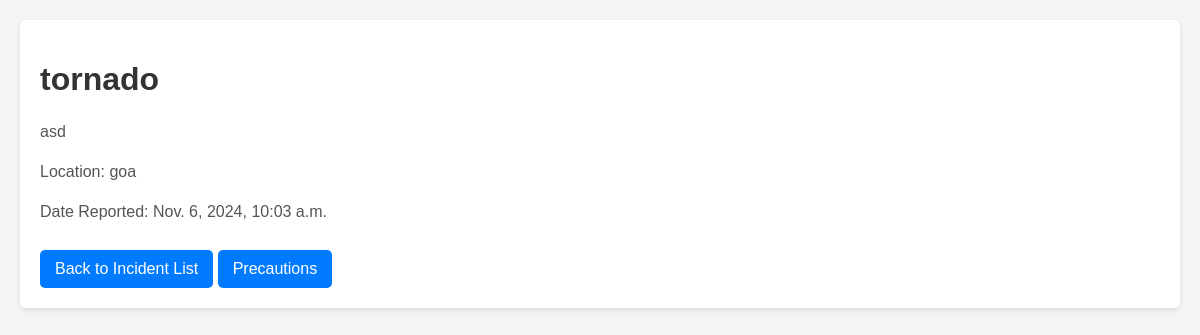
The app's page /incident/3/ with its own data.
### SecureZone/models.py (models this page shows)
class Incident(models.Model):
    title = models.CharField(max_length=200)
    description = models.TextField()
    location = models.CharField(max_length=200)
    date_reported = models.DateTimeField(auto_now_add=True)

### SecureZone/views.py (the view)
# urls.py: path('incident/<int:pk>/', views.incident_detail, name='incident_detail'),
def incident_detail(request, pk):
    incident = get_object_or_404(Incident, pk=pk)
    return render(request, 'incident_detail.html', {'incident': incident})

### templates/incident_detail.html (shortened to what this page needs)
<!DOCTYPE html>
<html>
<head>
</head>
<body>
    <div class="incident-detail">
        <h1>{{ incident.title }}</h1>
        <p>{{ incident.description }}</p>
        <p>Location: {{ incident.location }}</p>
        <p>Date Reported: {{ incident.date_reported }}</p>
        <a href="{% url 'incident_list' %}">Back to Incident List</a>
        <a href="{% url 'supply_request_edit' %}">Precautions</a>
    </div>
</body>
</html>

### templates/incident_detail.html (style rules this page uses)
body { font-family: Arial, sans-serif; background-color: #f4f4f4; margin: 0; padding: 20px; }
h1 { color: #333; }
p { font-size: 16px; line-height: 1.5; color: #555; }
a { display: inline-block; margin-top: 10px; padding: 10px 15px; background-color: #007bff; color: white; text-decoration: none; border-radius: 5px; }
.incident-detail { background: white; padding: 20px; border-radius: 5px; box-shadow: 0 2px 5px rgba(0, 0, 0, 0.1); }

### records on screen
Incident: title "tornado", description "asd", location "goa", date_reported "Nov. 6, 2024, 10:03 a.m."
